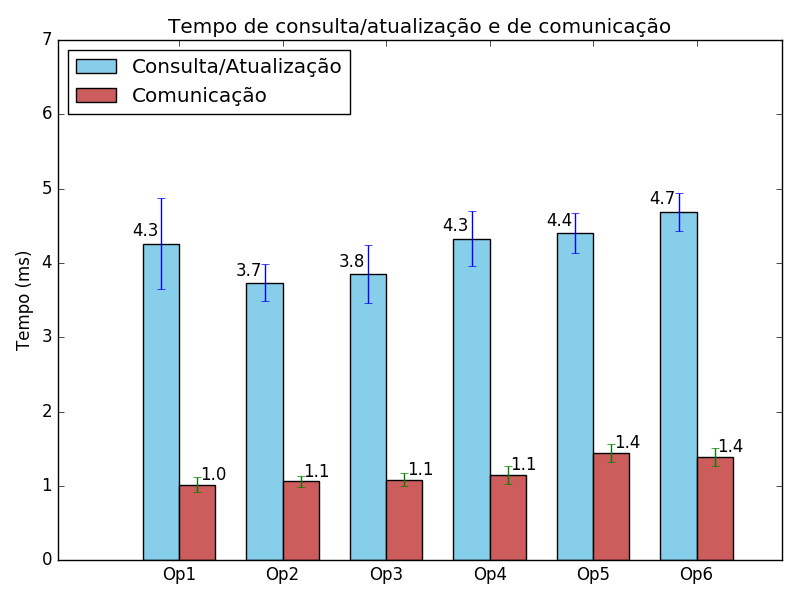

Write the Python code that produced this figure.
#!/usr/bin/env python
# a bar plot with errorbars
import numpy as np
import matplotlib.pyplot as plt

op_means = (4.260997, 3.735667, 3.847504, 4.326635, 4.403842, 4.687217)
op_std =   (0.616119, 0.243934, 0.390795, 0.373852, 0.267154, 0.252629)

com_means = (1.015860, 1.060541, 1.083282, 1.142348, 1.447465, 1.390255)
com_std =   (0.100033, 0.077996, 0.086935, 0.122500, 0.120674, 0.120734)


ind = np.arange(len(op_means))  # the x locations for the groups
width = 0.35  # the width of the bars

fig, ax = plt.subplots()

rects1 = ax.bar(ind - width/2, op_means, width, yerr=op_std,
                color='SkyBlue', label='Consulta/Atualização')
rects2 = ax.bar(ind + width/2, com_means, width, yerr=com_std,
                color='IndianRed', label='Comunicação')

ax.set_ylabel('Tempo (ms)')
ax.set_title('Tempo de consulta/atualização e de comunicação')
ax.set_xticks(ind+(width/2))
ax.set_xticklabels( ('Op1', 'Op2', 'Op3', 'Op4', 'Op5', 'Op6') )
ax.legend(loc='upper left')

def autolabel(rects, xpos='center'):

    xpos = xpos.lower()  # normalize the case of the parameter
    ha = {'center': 'center', 'right': 'left', 'left': 'right'}
    offset = {'center': 0.5, 'right': 0.57, 'left': 0.43}  # x_txt = x + w*off

    for rect in rects:
        height = rect.get_height()
        ax.text(rect.get_x() + rect.get_width()*offset[xpos], 1.01*height,
                '%.1f'%float(height), ha=ha[xpos], va='bottom')


autolabel(rects1, "left")
autolabel(rects2, "right")
plt.ylim(top=7)
plt.tight_layout()  
plt.show()
